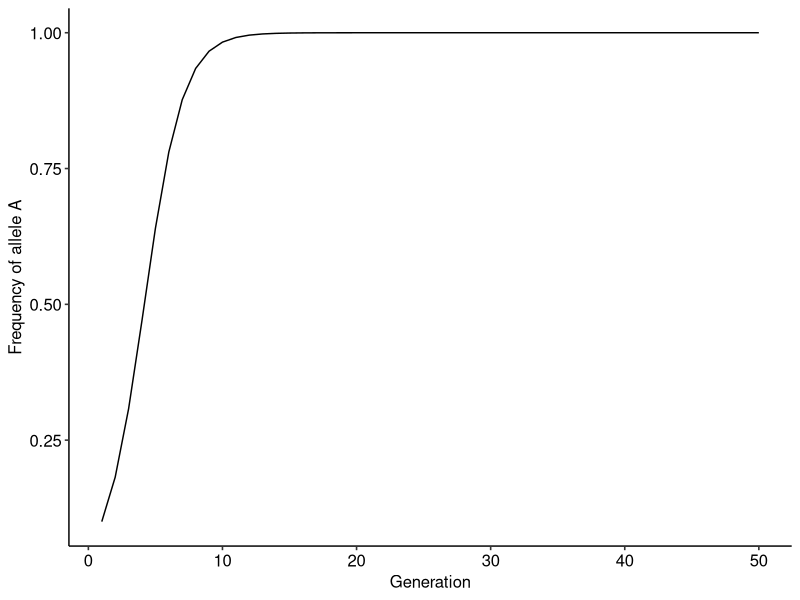
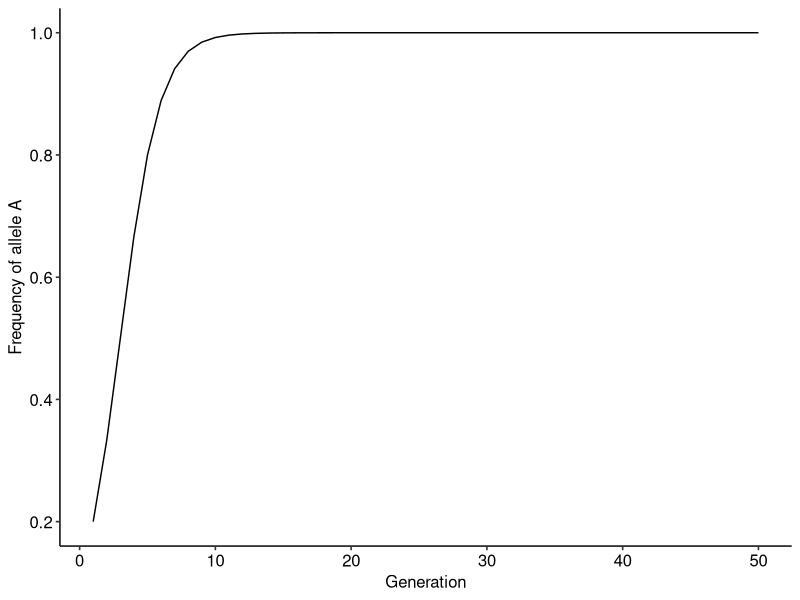
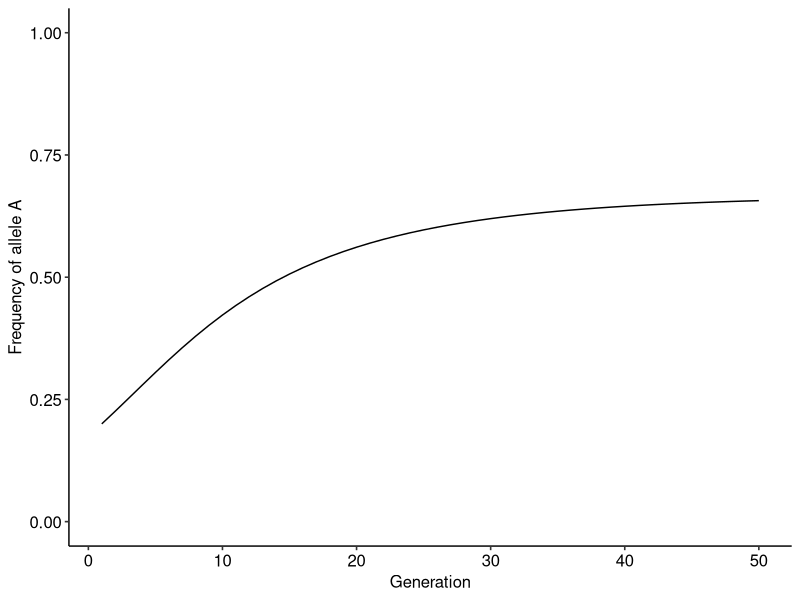
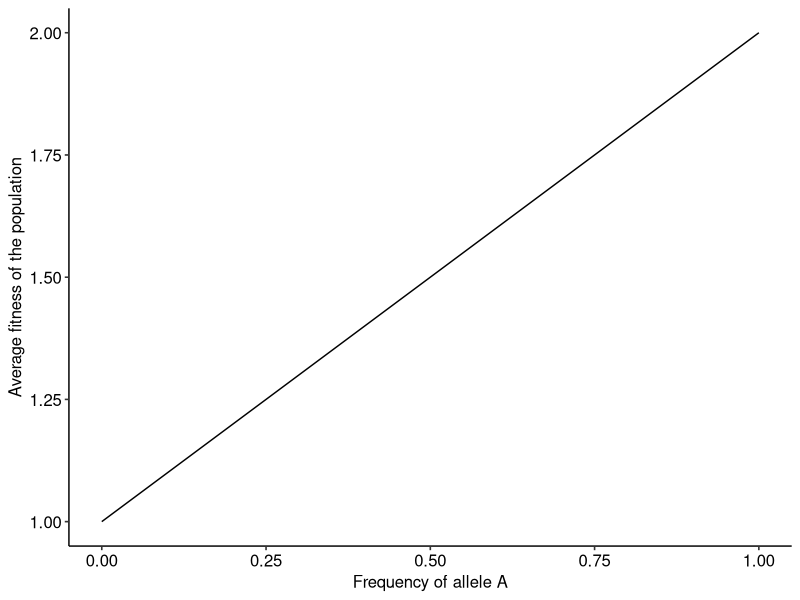
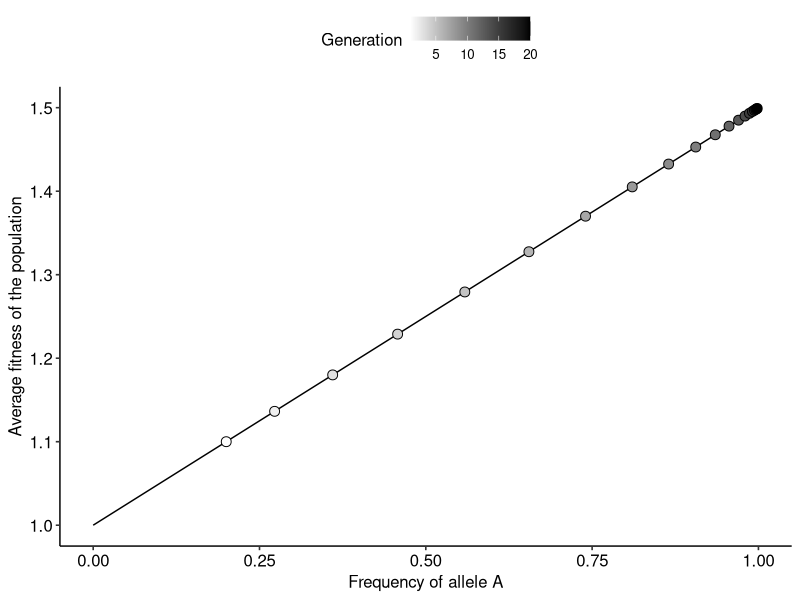
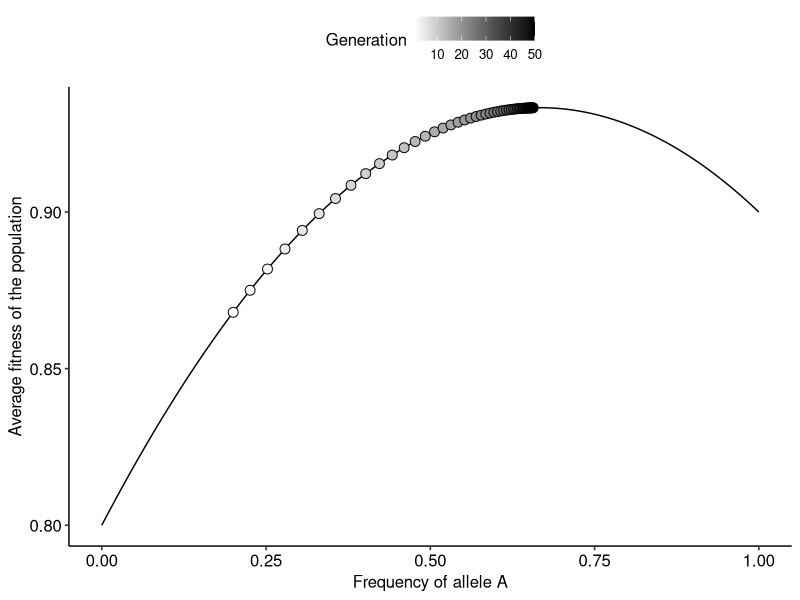
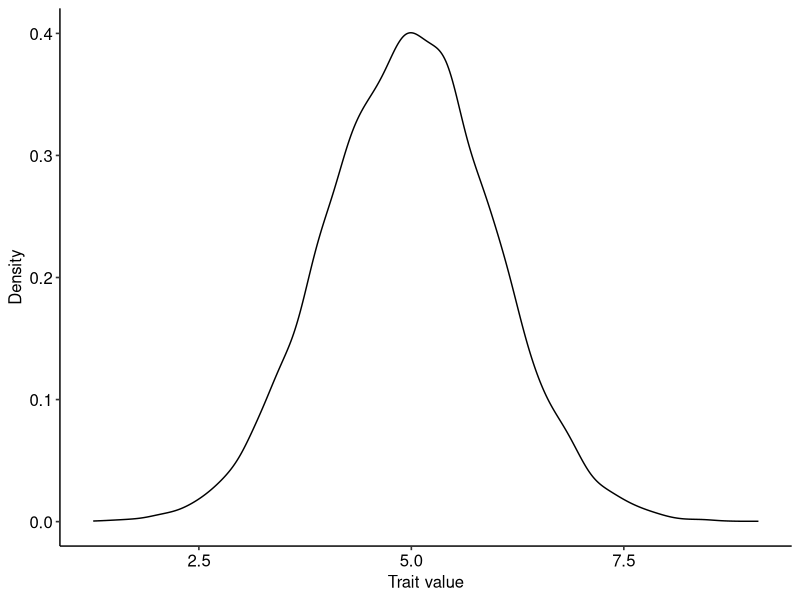
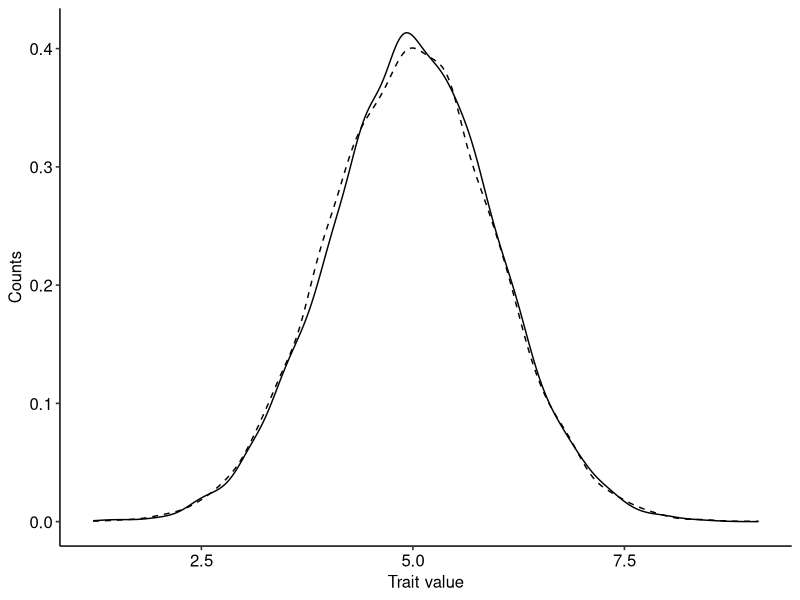

R code for these plots, in order:
## ---- chunk 1
dp = c()
p0 = 0.1
dp[1] = p0
## ---- chunk 2
wA = 2
wB = 1
## ---- chunk 3
tmax = 50 # The simulation will run for 50 generations

for(t in 1:(tmax-1)){ #Setting up the for loop
  
  p = dp[t] # Step 1
  w_avg = p*wA + (1-p)*wB #Step 2
  dp[t+1]= p + (p*(1-p)*(wA-wB)/w_avg) #Step 3
}
## ---- chunk 4
library(ggplot2)
library(ggpubr)

r = data.frame(dp=dp, t=1:tmax)

ggplot()+
  geom_line(data=r, aes(x=t, y=dp))+
  xlab("Generation")+ylab("Frequency of allele A")+
  theme_pubr()
## ---- chunk 5
evo_simulation<-function(tmax, p0, wA, wB){ #Defining the function and the input arguments
  
  dp = c() #Creating the vector to store the outcome
  dp[1]<-p0 #Setting the initial frequency of p
  
  for(t in 1:(tmax-1)){ #Setting up the for loop
  
  p = dp[t] # Step 1
  w_avg = p*wA + (1-p)*wB #Step 2
  dp[t+1]= p + (p*(1-p)*(wA-wB)/w_avg) #Step 3
}
  
  r = data.frame(dp=dp, t=1:tmax) # Building the data frame
  
  return(r)
  
}

# Running the function to test it:

r = evo_simulation(tmax=50, p0=0.2, wA=2, wB=1)

# Plotting the result

ggplot()+
  geom_line(data=r, aes(x=t, y=dp))+
  xlab("Generation")+ylab("Frequency of allele A")+
  theme_pubr()
## ---- chunk 6
evo_simulation<-function(tmax, p0, alpha, beta){ #Defining the function and the input arguments
  
  dp = c() #Creating the vector to store the outcome
  dp[1]<-p0 #Setting the initial frequency of p
  
  for(t in 1:(tmax-1)){ #Setting up the for loop
  
  p = dp[t] # Setting current frequency
  wA = 1-(alpha*p) #Computing the fitness of A at the current generation
  wB = 1-(beta*(1-p)) #Computing the fitness of B at the current generation
  w_avg = p*wA + (1-p)*wB #Computing the average fitness of the population
  dp[t+1]= p + (p*(1-p)*(wA-wB)/w_avg) #Updating frequencies
}
  
  r = data.frame(dp=dp, t=1:tmax) # Building the data frame
  
  return(r)
  
}

# Running the function to test it:

r = evo_simulation(tmax=50, p0=0.2, alpha=0.1, beta=0.2)

# Plotting the result

ggplot()+
  geom_line(data=r, aes(x=t, y=dp))+
  xlab("Generation")+ylab("Frequency of allele A")+
  scale_y_continuous(limits=c(0,1))+ #Setting the limits on the y-axis to be the same as in the previous model
  theme_pubr()
## ---- chunk 7
wA = 2 # Step 1
wB = 1 # Step 1
p = seq(0, 1, 0.001) # Step 2
w_avg = p*wA + (1-p)*wB #Step 3

land = data.frame(p, w_avg) #Building a data frame with values of p and the corresponding average fitness

# Plotting the landscape.

ggplot()+
  geom_line(data=land, aes(x=p, y=w_avg))+
  xlab("Frequency of allele A")+ylab("Average fitness of the population")+
  theme_pubr()
## ---- chunk 8

library(viridis)

evo_landscape<-function(tmax, p0, wA, wB){ #Defining the function and the input arguments
  
p_theo = seq(0, 1, 0.001) # Defining the theoretical values of p to build the fitness landscape
w_avg_theo = p_theo*wA + (1-p_theo)*wB #Computing the average fitness
land = data.frame(p_theo, w_avg_theo) #Building a data frame with values of p and the corresponding average fitness
  
dp = c() #Creating the vector to store the outcome
dw = c() #Creating a vector to keep track of the average fitness along the evolutionary dynamics
dp[1]<-p0 #Setting the initial frequency of p
  
  for(t in 1:(tmax-1)){ #Setting up the for loop
  
  p = dp[t] # Setting current frequencies
  w_avg = p*wA + (1-p)*wB # Computing average fitness
  dw[t] = w_avg
  dp[t+1]= p + (p*(1-p)*(wA-wB)/w_avg) #Updating frequency values
  
}
  dw[tmax] =  dp[tmax]*wA + (1-dp[tmax])*wB #Computing average fitness for the final time step
  r = data.frame(dp=dp, dw, t=1:tmax) # Building the data frame
  
  return(list(land, r)) # Returning a list with the data frame of the dynamics and the landscape, respectively
  
}
# Running the function to test it:

r_list = evo_landscape(tmax=20, p0=0.2, wA=1.5, wB=1)

# Plotting the landscape and how the population moves over generations

ggplot()+
  geom_line(data=r_list[[1]], aes(x=p_theo, y=w_avg_theo))+
  geom_point(data=r_list[[2]], aes(x=dp, y=dw, fill=t), color="black", shape=21, size=3)+
  scale_fill_gradientn(colors=c("white", "black"))+
  labs(fill="Generation")+
  xlab("Frequency of allele A")+ylab("Average fitness of the population")+
  theme_pubr()
## ---- chunk 9
evo_landscape<-function(tmax, p0, alpha, beta){ #Defining the function and the input arguments
  
p_theo = seq(0, 1, 0.001) # Defining the theoretical values of p to build the fitness landscape
wA_theo = 1 - (alpha*p_theo) # Defining the fitness function of A
wB_theo = 1 - (beta*(1-p_theo)) # Defining the fitness function of A
w_avg_theo = p_theo*wA_theo + (1-p_theo)*wB_theo #Computing the average fitness
land = data.frame(p_theo, w_avg_theo) #Building a data frame with values of p and the corresponding average fitness
  
dp = c() #Creating the vector to store the outcome
dw = c() #Creating a vector to keep track of the average fitness along the evolutionary dynamics
dp[1]<-p0 #Setting the initial frequency of p
  
  for(t in 1:(tmax-1)){ #Setting up the for loop
  
  p = dp[t] # Setting current frequencies
  wA = 1-(alpha*p) #Computing the fitness of A at the current generation
  wB = 1-(beta*(1-p)) #Computing the fitness of B at the current generation
  w_avg = p*wA + (1-p)*wB # Computing average fitness
  dw[t] = w_avg
  dp[t+1]= p + (p*(1-p)*(wA-wB)/w_avg) #Updating frequency values
  
}
  dw[tmax] =  dp[tmax]*wA + (1-dp[tmax])*wB #Computing average fitness for the final time step
  r = data.frame(dp=dp, dw, t=1:tmax) # Building the data frame
  
  return(list(land, r)) # Returning a list with the data frame of the dynamics and the landscape, respectively
  
}

# Running the function:

r_list = evo_landscape(tmax=50, p0=0.2, alpha=0.1, beta=0.2)

# Plotting the landscape and how the population moves over generations

ggplot()+
  geom_line(data=r_list[[1]], aes(x=p_theo, y=w_avg_theo))+
  geom_point(data=r_list[[2]], aes(x=dp, y=dw, fill=t), color="black", shape=21, size=3)+
  scale_fill_gradientn(colors=c("white", "black"))+
  labs(fill="Generation")+
  xlab("Frequency of allele A")+ylab("Average fitness of the population")+
  theme_pubr()
## ---- chunk 10

library(ggplot2)
library(ggpubr)

n=10000 #Population size
z_u=5 #Mean trait value
z_var=1 #Variance
z = rnorm(n, mean=z_u, sd=sqrt(z_var)) #Sampling from a normal distribution with mean=5 and variance=1 (the standard deviation is equal to the square root of the variance).

# Plotting the distribution
ggplot(data=data.frame(z))+
  geom_density(aes(x=z))+
  xlab("Trait value")+ylab("Density")+
  theme_pubr()

## ---- chunk 11

#Defining the parameters of the fitness functions:

e=rnorm(n, mean=0, sd=0.05) #Sampling random noise
c=1 # Parameter of fitness function (1)
beta=0.5 # Parameter of fitness functions (2)
alpha=0.5; theta=4.0 # Parameters of fitness function (3)

w1=1+c+e #Fitness function (1)
w2=1+beta*z+e #Fitness function (2)
w3=1+exp(-alpha*(theta-z+e)^2) #Fitness function (3)

## ---- chunk 12

delta_z=cov(w1,z)/mean(w1) #Change in the mean of z
delta_zvar=cov(w1,(z-mean(z))^2)/mean(w1) #Change in the variance of z

# Getting new distribution of trait values

z_new=rnorm(n, mean=z_u+delta_z, sd=sqrt(z_var+delta_z))

ggplot(data=data.frame(z=z, z_new=z_new))+
  geom_density(aes(x=z), linetype="dashed")+
  geom_density(aes(x=z_new))+
  xlab("Trait value")+ylab("Counts")+
  theme_pubr()

## ---- chunk 13

library(patchwork)

# Creating a data frame with variables z, the squared deviations of z to the mean, and the fitness of individuals in the population when using fitness functions (2) and (3)

z_df = data.frame(z=z, z2=(z-mean(z))^2, w2=w2, w3=w3)

# Creating plots with the regression between z and w2, as well as (z-mean(z))^2 for w2

p1 = ggplot(data=z_df, aes(x=z, y=w2))+
  geom_point()+
  xlab("Trait values")+ylab("Fitness (function #2)")+
  geom_smooth(method="lm", se=F)+
  theme_pubr()

p2 = ggplot(data=z_df, aes(x=z2, y=w2))+
  geom_point()+
  xlab("Squared deviation of trait values to the mean")+ylab("Fitness (function #2)")+
  geom_smooth(method="lm", se=F)+
  theme_pubr()

# Creating plots with the regression between z and w2, as well as (z-mean(z))^2 for w3

p3 = ggplot(data=z_df, aes(x=z, y=w3))+
  geom_point()+
  xlab("Trait values")+ylab("Fitness (function #3)")+
  geom_smooth(method="lm", se=F)+
  theme_pubr()

p4 = ggplot(data=z_df, aes(x=z2, y=w3))+
  geom_point()+
  xlab("Squared deviation of trait values to the mean")+ylab("Fitness (function #3)")+
  geom_smooth(method="lm", se=F)+
  theme_pubr()

# Combining all plots using the patchwork package

p1+p2+p3+p4 + plot_annotation(tag_levels=c("a"))

## ---- chunk 14

dw1=D(expression(log(1+beta*z)), "z")
print(dw1)

## ---- chunk 15

dw2=D(expression(-a*((theta-z)^2+v)), "z") #v here corresponds to the variance in the equation
print(dw2)

## ---- chunk 16
dz = c() #Defining vector to store trait values over time
z0 = 1 #Defining initial trait value in the population
dz[1] = z0 #Defining initial trait value in the population

tmax=100 # Number of generations
varz=0.1 # Phenotypic variance
h = 0.1 # Heritability
beta=0.5 #Parameter beta

for(t in 1:(tmax-1)){ #Setting up the for loop
  
  z = dz[t] # Setting current trait values
  dlnw = (beta/(1+beta*z))  #Computing the selection gradient of fitness function 1
  dz[t+1]= z + h*varz*dlnw #Updating trait values using Lande's equation
  
}

## ---- chunk 17

library(ggplot2)
library(ggpubr)

evo_simulation<-function(tmax, z0, varz, h, beta){

dz = c() #Defining vector to store trait values over time
dz[1] = z0 #Defining initial trait value in the population

for(t in 1:(tmax-1)){ #Setting up the for loop
  
  z = dz[t] # Setting current trait values
  dlnw = (beta/(1+beta*z))  #Computing the selection gradient of fitness function 1
  dz[t+1]= z + h*varz*dlnw #Updating trait values using Lande's equation
  
}

r = data.frame(dz=dz, t=1:tmax) # Building the data frame with trait values over time
  
return(r)

}

# Running the function to test it:

r = evo_simulation(tmax=100, z0=1, h=0.1, varz=0.1, beta=0.5)

# Plotting the result

ggplot()+
  geom_line(data=r, aes(x=t, y=dz))+
  xlab("Generation")+ylab("Average trait value in the population")+
  theme_pubr()
## ---- chunk 18

beta=0.5 #Defining parameter beta
z = seq(0, 10, 0.001) # Step 1
w_avg = 1+beta*z #Step 2

land = data.frame(z, w_avg) #Building a data frame with values of p and the corresponding average fitness

# Plotting the landscape.

ggplot()+
  geom_line(data=land, aes(x=z, y=w_avg))+
  xlab("Average trait value in the population")+ylab("Average fitness of the population")+
  theme_pubr()
